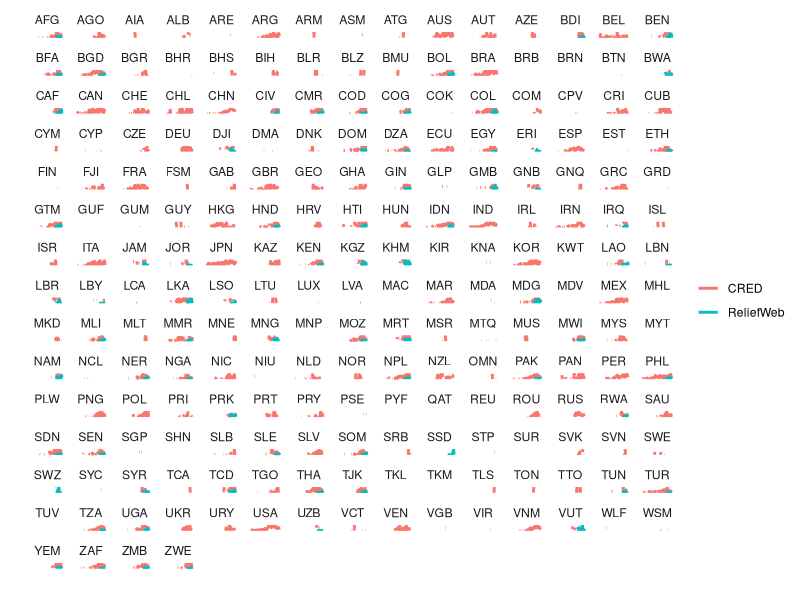
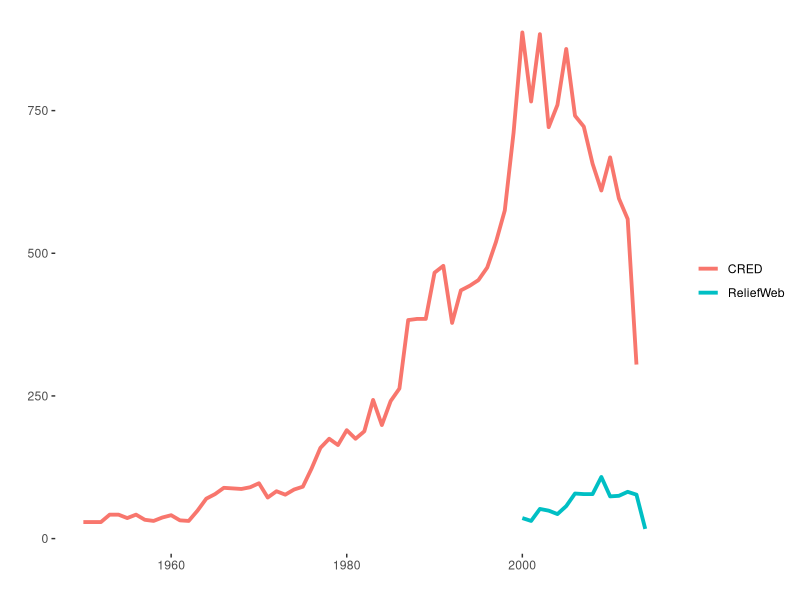
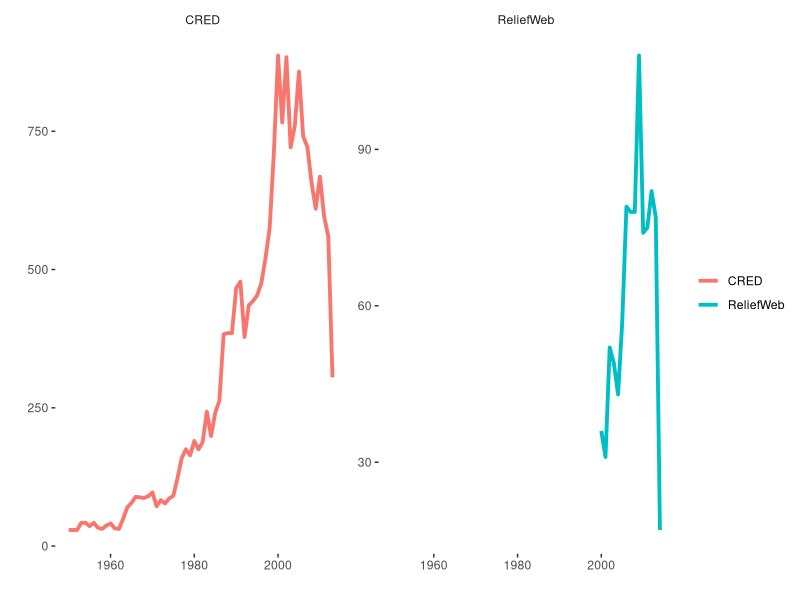

Generate these figures, in order, with R:
## Plotting functions
library(ggplot2)

# loading data
data <- read.csv('data/data.csv')


## plotting ##
# creating sparklines 
spark_plot <- ggplot(data, aes(period, value, color = source)) + theme_bw() +
    geom_line(stat = 'identity', size = 1) +
    facet_wrap(~ iso3, scale = "free_y") +
    theme(panel.border = element_rect(linetype = 0),
          strip.background = element_rect(colour = "white", fill = "white"),
          panel.background = element_rect(colour = "white"),
          panel.grid.major = element_blank(),
          panel.grid.minor = element_blank(),
          axis.text.x = element_blank(),
          axis.text.y = element_blank(),
          axis.ticks = element_blank(),
          legend.title = element_blank(),
          legend.key = element_blank()) +
    ylab("") + xlab("")


ggsave('plot/spark_plot.png', spark_plot, heigh = 10.5, width = 16.39, units = 'in')


## comparing totals ##
# relifeweb
rw_total <- data[data$source == 'ReliefWeb', ]
year_list <- unique(rw_total$period)
for (i in 1:length(unique(rw_total$period))) {
    it <- rw_total[rw_total$period == year_list[i], ]
    total <- data.frame(iso3 = 'WLD',
                        name = 'World',
                        period = year_list[i],
                        value = sum(it$value),
                        source = 'ReliefWeb'
                        )
    rw_total <- rbind(rw_total, total)
}

# cred
cred_total <- data[data$source == 'CRED', ]
year_list <- unique(cred_total$period)
for (i in 1:length(unique(cred_total$period))) {
    it <- cred_total[cred_total$period == year_list[i], ]
    total <- data.frame(iso3 = 'WLD',
                        name = 'World',
                        period = year_list[i],
                        value = sum(it$value, na.rm = T),
                        source = 'CRED'
    )
    cred_total <- rbind(cred_total, total)
}

data_total <- rbind(rw_total, cred_total)

## plotting ##
world <- data_total[data_total$iso3 == 'WLD', ]

world_spark_plot <- ggplot(world, aes(period, value, color = source)) + theme_bw() +
    geom_line(stat = 'identity', size = 1.3) +
    ylab("") + xlab("") +
    theme(panel.border = element_rect(linetype = 0),
          strip.background = element_rect(colour = "white", fill = "white"),
          panel.background = element_rect(colour = "white"),
          panel.grid.major = element_blank(),
          panel.grid.minor = element_blank(),
          legend.title = element_blank(),
          legend.key = element_blank())
    
ggsave('plot/world_spark_plot.png', world_spark_plot, width = 9.11, height = 3, units = 'in')


world_spark_plot_scale <- ggplot(world, aes(period, value, color = source)) + theme_bw() +
    geom_line(stat = 'identity', size = 1.3) +
    facet_wrap(~ source, scale = 'free_y') +
    ylab("") + xlab("") +
    theme(panel.border = element_rect(linetype = 0),
          strip.background = element_rect(colour = "white", fill = "white"),
          panel.background = element_rect(colour = "white"),
          panel.grid.major = element_blank(),
          panel.grid.minor = element_blank(),
          legend.title = element_blank(),
          legend.key = element_blank())
    

ggsave('plot/world_spark_plot_scale.png', world_spark_plot_scale, width = 9.11, height = 3, units = 'in')